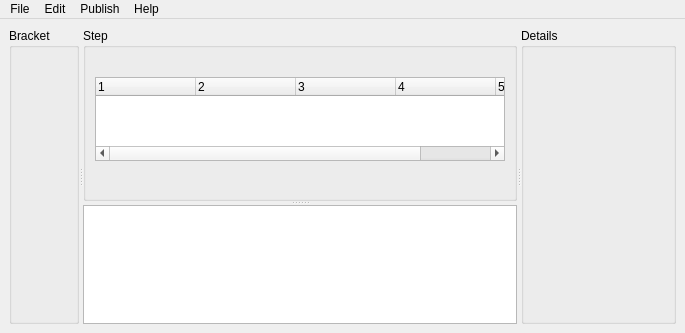
<?xml version="1.0" encoding="UTF-8"?>
<ui version="4.0">
 <class>MainWindow</class>
 <widget class="QMainWindow" name="MainWindow">
  <property name="geometry">
   <rect>
    <x>0</x>
    <y>0</y>
    <width>685</width>
    <height>333</height>
   </rect>
  </property>
  <property name="windowTitle">
   <string>MainWindow</string>
  </property>
  <property name="styleSheet">
   <string notr="true"/>
  </property>
  <widget class="QWidget" name="centralwidget">
   <layout class="QVBoxLayout" name="verticalLayout_2">
    <item>
     <widget class="QSplitter" name="splitter_in">
      <property name="orientation">
       <enum>Qt::Horizontal</enum>
      </property>
      <widget class="QGroupBox" name="groupBox_bracket">
       <property name="sizePolicy">
        <sizepolicy hsizetype="Preferred" vsizetype="Fixed">
         <horstretch>0</horstretch>
         <verstretch>0</verstretch>
        </sizepolicy>
       </property>
       <property name="title">
        <string>Bracket</string>
       </property>
       <layout class="QVBoxLayout" name="verticalLayout_bracket">
        <property name="leftMargin">
         <number>10</number>
        </property>
        <property name="topMargin">
         <number>25</number>
        </property>
        <property name="rightMargin">
         <number>10</number>
        </property>
        <property name="bottomMargin">
         <number>10</number>
        </property>
       </layout>
      </widget>
      <widget class="QSplitter" name="splitter_out">
       <property name="orientation">
        <enum>Qt::Vertical</enum>
       </property>
       <widget class="QGroupBox" name="groupBox_step">
        <property name="minimumSize">
         <size>
          <width>0</width>
          <height>150</height>
         </size>
        </property>
        <property name="title">
         <string>Step</string>
        </property>
        <layout class="QVBoxLayout" name="verticalLayout">
         <item>
          <widget class="QLabel" name="label_package">
           <property name="sizePolicy">
            <sizepolicy hsizetype="Preferred" vsizetype="Fixed">
             <horstretch>0</horstretch>
             <verstretch>0</verstretch>
            </sizepolicy>
           </property>
           <property name="lineWidth">
            <number>2</number>
           </property>
           <property name="text">
            <string/>
           </property>
           <property name="alignment">
            <set>Qt::AlignRight|Qt::AlignTrailing|Qt::AlignVCenter</set>
           </property>
          </widget>
         </item>
         <item>
          <widget class="QTreeWidget" name="treeWidget">
           <property name="columnCount">
            <number>5</number>
           </property>
           <column>
            <property name="text">
             <string notr="true">1</string>
            </property>
           </column>
           <column>
            <property name="text">
             <string notr="true">2</string>
            </property>
           </column>
           <column>
            <property name="text">
             <string notr="true">3</string>
            </property>
           </column>
           <column>
            <property name="text">
             <string notr="true">4</string>
            </property>
           </column>
           <column>
            <property name="text">
             <string notr="true">5</string>
            </property>
           </column>
          </widget>
         </item>
         <item>
          <widget class="QPushButton" name="button_studioPipe">
           <property name="text">
            <string/>
           </property>
           <property name="default">
            <bool>false</bool>
           </property>
           <property name="flat">
            <bool>true</bool>
           </property>
          </widget>
         </item>
        </layout>
       </widget>
       <widget class="QTextEdit" name="textEdit_output"/>
      </widget>
      <widget class="QGroupBox" name="groupBox_details">
       <property name="title">
        <string>Details</string>
       </property>
      </widget>
     </widget>
    </item>
   </layout>
  </widget>
  <widget class="QMenuBar" name="menuBar">
   <property name="geometry">
    <rect>
     <x>0</x>
     <y>0</y>
     <width>685</width>
     <height>21</height>
    </rect>
   </property>
   <widget class="QMenu" name="menu_file">
    <property name="title">
     <string>File</string>
    </property>
    <addaction name="action_new"/>
    <addaction name="action_exit"/>
   </widget>
   <widget class="QMenu" name="menu_edit">
    <property name="title">
     <string>Edit</string>
    </property>
    <addaction name="action_removeThumbs"/>
    <addaction name="action_removePYC"/>
   </widget>
   <widget class="QMenu" name="menu_publish">
    <property name="title">
     <string>Publish</string>
    </property>
    <addaction name="action_patch"/>
    <addaction name="action_minor"/>
    <addaction name="action_major"/>
   </widget>
   <widget class="QMenu" name="menu_help">
    <property name="title">
     <string>Help</string>
    </property>
    <addaction name="action_aboutApplication"/>
   </widget>
   <addaction name="menu_file"/>
   <addaction name="menu_edit"/>
   <addaction name="menu_publish"/>
   <addaction name="menu_help"/>
  </widget>
  <action name="action_removeThumbs">
   <property name="text">
    <string>Remove Thumbs</string>
   </property>
  </action>
  <action name="action_removePYC">
   <property name="text">
    <string>Remove PYC</string>
   </property>
  </action>
  <action name="actionPatch">
   <property name="text">
    <string>lsDf</string>
   </property>
  </action>
  <action name="action_minor">
   <property name="text">
    <string>Minor</string>
   </property>
  </action>
  <action name="action_major">
   <property name="text">
    <string>Major</string>
   </property>
  </action>
  <action name="actionLish">
   <property name="text">
    <string>lish</string>
   </property>
  </action>
  <action name="action_aboutApplication">
   <property name="text">
    <string>About application</string>
   </property>
  </action>
  <action name="action_new">
   <property name="text">
    <string>New</string>
   </property>
  </action>
  <action name="action_exit">
   <property name="text">
    <string>Exit</string>
   </property>
  </action>
  <action name="action_patch">
   <property name="text">
    <string>Patch</string>
   </property>
  </action>
  <action name="actionSubin">
   <property name="text">
    <string>subin</string>
   </property>
  </action>
 </widget>
 <resources/>
 <connections/>
</ui>
